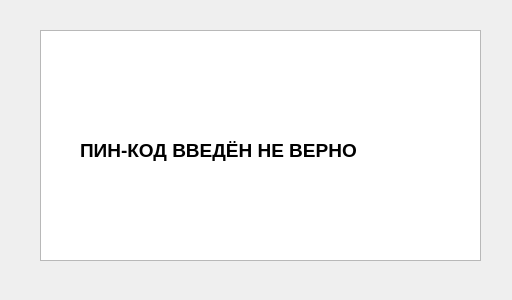
<?xml version="1.0" encoding="UTF-8"?>
<ui version="4.0">
 <class>ErrorInput</class>
 <widget class="QDialog" name="ErrorInput">
  <property name="geometry">
   <rect>
    <x>0</x>
    <y>0</y>
    <width>512</width>
    <height>300</height>
   </rect>
  </property>
  <property name="windowTitle">
   <string>Dialog</string>
  </property>
  <widget class="QListView" name="listView">
   <property name="geometry">
    <rect>
     <x>40</x>
     <y>30</y>
     <width>441</width>
     <height>231</height>
    </rect>
   </property>
   <property name="font">
    <font>
     <family>Segoe UI Emoji</family>
    </font>
   </property>
   <property name="styleSheet">
    <string notr="true"/>
   </property>
   <property name="isWrapping" stdset="0">
    <bool>false</bool>
   </property>
  </widget>
  <widget class="QLabel" name="label">
   <property name="geometry">
    <rect>
     <x>80</x>
     <y>120</y>
     <width>321</width>
     <height>61</height>
    </rect>
   </property>
   <property name="font">
    <font>
     <pointsize>14</pointsize>
     <weight>75</weight>
     <bold>true</bold>
     <strikeout>false</strikeout>
    </font>
   </property>
   <property name="text">
    <string>ПИН-КОД ВВЕДЁН НЕ ВЕРНО</string>
   </property>
  </widget>
 </widget>
 <resources/>
 <connections/>
</ui>
